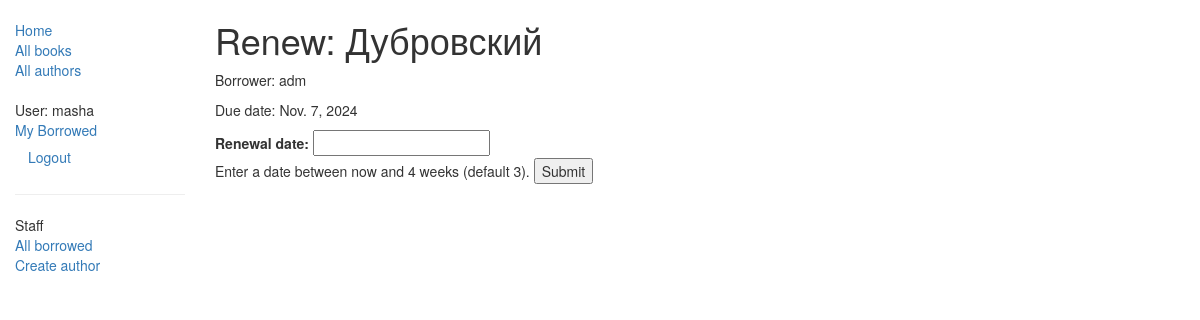
Screenshot of /catalog/book/ea2d076a-0c90-4205-a8f0-d8f4a4509365/renew/ (signed in) with the database file from the repository.
### catalog/models.py (models this page shows, shortened)
class BookInstance(models.Model):
    id = models.UUIDField(primary_key=True, default=uuid.uuid4, help_text="Unique ID for this particular book across whole library")
    book = models.ForeignKey('Book', on_delete=models.SET_NULL, null=True)
    imprint = models.CharField(max_length=200)
    due_back = models.DateField(null=True, blank=True)
    borrower = models.ForeignKey(User, on_delete=models.SET_NULL, null=True, blank=True)
    LOAN_STATUS = (
        ('m', 'Maintenance'),
        ('o', 'On loan'),
        ('a', 'Available'),
        ('r', 'Reserved'),
    )
    status = models.CharField(max_length=1, choices=LOAN_STATUS, blank=True, default='m', help_text='Book availability')
    @property
    def is_overdue(self):
        if self.due_back and date.today() > self.due_back:
            return True
        return False
    class Meta:
        ordering = ["due_back"]
        permissions = (("can_mark_returned", "Set book as returned"),)

class Book(models.Model):
    title = models.CharField(max_length=200)
    author = models.ForeignKey('Author', on_delete=models.SET_NULL, null=True)
    summary = models.TextField(max_length=1000, help_text="Enter a brief description of the book")
    isbn = models.CharField('ISBN',max_length=13, help_text='13 Character <a href="https://www.isbn-international.org/content/what-isbn">ISBN number</a>')
    genre = models.ManyToManyField(Genre, help_text="Select a genre for this book")
    def display_genre(self):
        """
        Creates a string for the Genre. This is required to display genre in Admin.
        """
        return ', '.join([ genre.name for genre in self.genre.all()[:3] ])
    display_genre.short_description = 'Genre'

### catalog/views.py (the view)
# urls.py: path('book/<uuid:pk>/renew/', views.renew_book_librarian, name='renew-book-librarian'),
@permission_required('catalog.can_mark_returned')
def renew_book_librarian(request, pk):
    book_inst = get_object_or_404(BookInstance, pk=pk)
    if request.method == 'POST':
        form = RenewBookModelForm(request.POST)
        if form.is_valid():
            book_inst.due_back = form.cleaned_data['renewal_date']
            book_inst.save()
            return HttpResponseRedirect(reverse('all-borrowed') )
    else:
        proposed_renewal_date = datetime.date.today() + datetime.timedelta(weeks=3)
        form = RenewBookModelForm(initial={'renewal_date': proposed_renewal_date,})
    return render(request, 'catalog/book_renew_librarian.html', {'form': form, 'bookinst':book_inst})

### catalog/forms.py (shortened to what this page needs)
class RenewBookModelForm(ModelForm):
    class Meta:
        model = BookInstance
        fields = ['due_back', ]
        labels = {'due_back': _('Renewal date'), }
        help_texts = {'due_back': _('Enter a date between now and 4 weeks (default 3).'), }

### catalog/templates/catalog/book_renew_librarian.html (shortened to what this page needs)
{% extends "base_generic.html" %}
{% block content %}
    <h1>Renew: {{bookinst.book.title}}</h1>
    <p>Borrower: {{bookinst.borrower}}</p>
    <p{% if bookinst.is_overdue %} class="text-danger"{% endif %}>Due date: {{bookinst.due_back}}</p>
    <form action="" method="post">
        {{ form.as_table }}
        <input type="submit" value="Submit" />
    </form>
{% endblock %}

### catalog/templates/base_generic.html (shortened to what this page needs)
<!doctype html>
<html lang="en">
  <head>
    <link
      rel="stylesheet"
      href="https://maxcdn.bootstrapcdn.com/bootstrap/3.3.7/css/bootstrap.min.css" />
    {% load static %}
    <link rel="stylesheet" href="{% static 'css/styles.css' %}" />
  </head>
  <body>
    <div class="container-fluid">
      <div class="row">
        <div class="col-sm-2">
          {% block sidebar %}
            <ul class="sidebar-nav">
              <li><a href="{% url 'index' %}">Home</a></li>
              <li><a href="{% url 'books' %}">All books</a></li>
              <li><a href="{% url 'authors' %}">All authors</a></li>
            </ul>
            <ul class="sidebar-nav">
              {% if user.is_authenticated %}
               <li>User: {{ user.get_username }}</li>
              <li><a href="{% url 'my-borrowed' %}">My Borrowed</a></li>
               <li>
                 <form id="logout-form" method="post" action="{% url 'logout' %}">
                   <button type="submit" class="btn btn-link">Logout</button>
                 </form>
               </li>
              {% else %}
               <li><a href="{% url 'login'%}?next={{request.path}}">Login</a></li>
             {% endif %}
            </ul>
            {% if user.is_staff or user_is_librarian %}
            <hr>
            <ul class="sidebar-nav">
              <li>Staff</li>
              <li><a href="{% url 'all-borrowed' %}">All borrowed</a></li>
              {% if perms.catalog.add_author %}
                <li><a href="{% url 'author-create' %}">Create author</a></li>
              {% endif %}
            </ul>
            {% endif %}
          {% endblock %}
        </div>
        <div class="col-sm-10 ">
          {% block content %}{% endblock %}
        </div>
      </div>
    </div>
  </body>
</html>

### catalog/static/css/styles.css (style rules this page uses)
.sidebar-nav { margin-top: 20px; padding: 0; list-style: none; }

### rows the page displays
BookInstance: book "Дубровский", borrower "adm", due_back "Nov. 7, 2024"

### other values shown
{{ user.get_username }} "masha"
